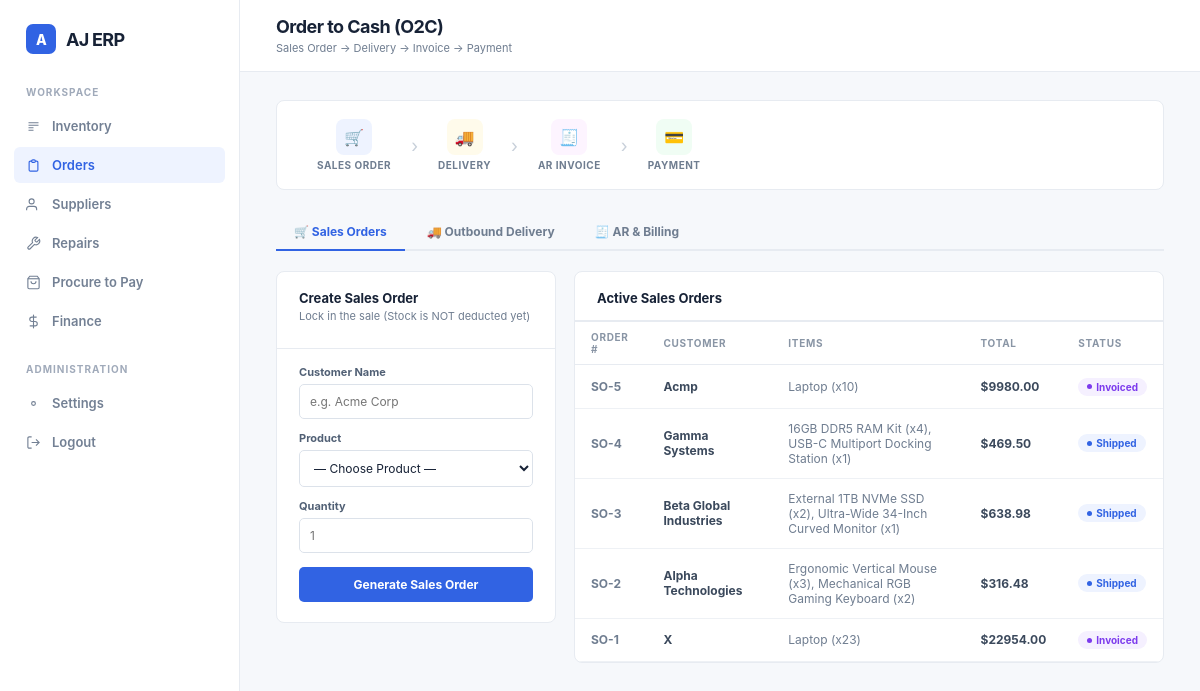
/orders (signed in), run on an earlier commit of the app's database.
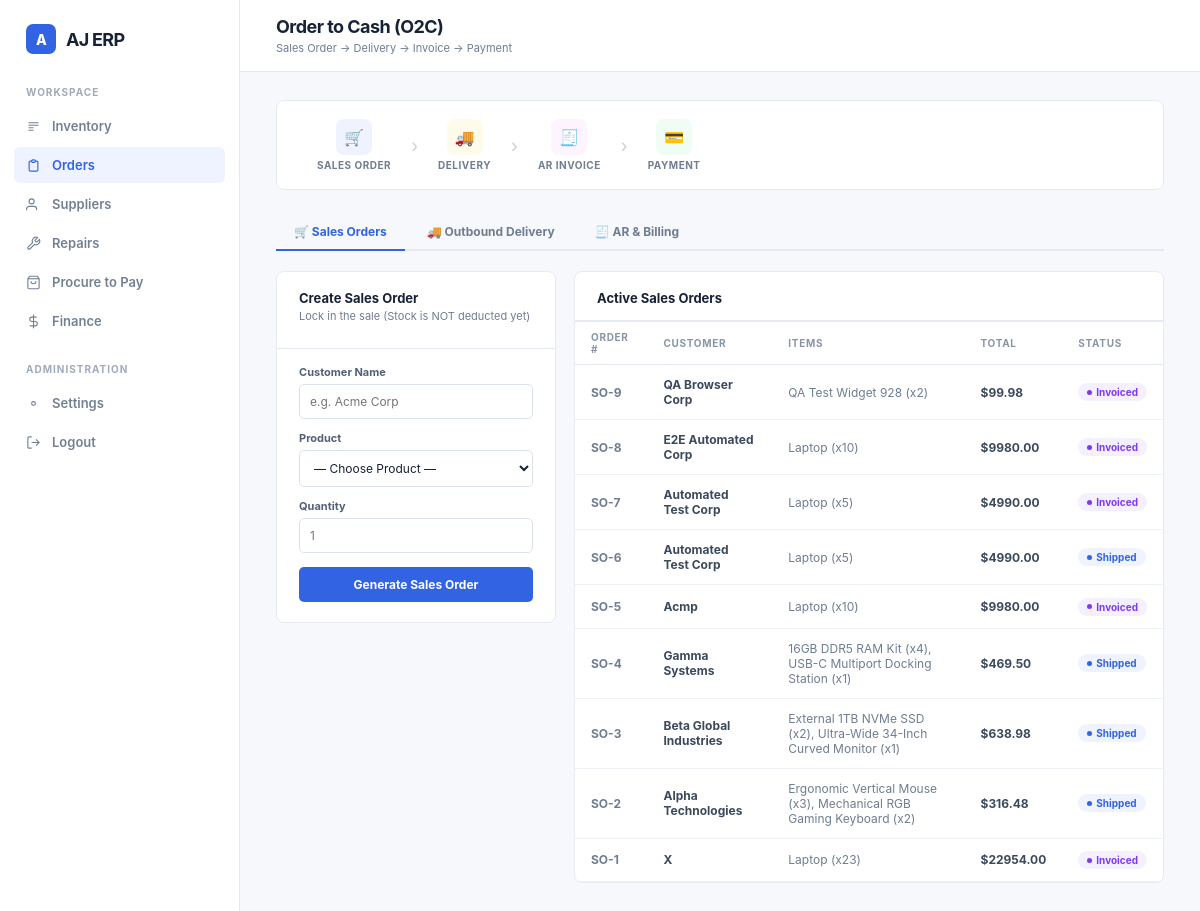
And on a later commit of the database.
### tables this page shows
CREATE TABLE orders (
        id INTEGER PRIMARY KEY AUTOINCREMENT,
        customer TEXT NOT NULL,
        total REAL NOT NULL,
        status TEXT DEFAULT 'pending',
        created_at TIMESTAMP DEFAULT CURRENT_TIMESTAMP
    );

### app.py (the view)
@app.route('/orders')
def orders():
    if 'username' not in session:
        return redirect('/login')
    conn = sqlite3.connect(DB_PATH)
    conn.row_factory = sqlite3.Row
    cursor = conn.cursor()
    cursor.execute('''
        SELECT o.id, o.customer, o.total, o.status, o.created_at,
        GROUP_CONCAT(oi.product_name || ' (x' || oi.quantity || ')', ', ') AS item_list
        FROM orders o
        LEFT JOIN order_items oi ON oi.order_id = o.id
        GROUP BY o.id
        ORDER BY o.id DESC
    ''')
    sales_orders = [dict(row) for row in cursor.fetchall()]
    cursor.execute("SELECT * FROM outbound_deliveries ORDER BY id DESC")
    deliveries = [dict(row) for row in cursor.fetchall()]
    cursor.execute("SELECT * FROM customer_invoices ORDER BY id DESC")
    invoices = [dict(row) for row in cursor.fetchall()]
    cursor.execute("SELECT name, stock FROM products")
    available_products = cursor.fetchall()
    conn.close()
    return render_template('orders.html',
                           sales_orders=sales_orders,
                           deliveries=deliveries,
                           invoices=invoices,
                           available_products=available_products)

### templates/orders.html (shortened to what this page needs)
<!DOCTYPE html>
<html lang="en">
<head>
</head>
<body>
<div class="erp-shell">
  <aside class="sidebar">
    <div class="brand"><span class="brand-mark">A</span> AJ ERP</div>
    <p class="nav-label">Workspace</p>
    <nav class="nav">
      <a href="/"><svg width="15" height="15" fill="none" stroke="currentColor" stroke-width="1.8" viewBox="0 0 24 24"><path d="M4 6h16M4 10h16M4 14h8M4 18h8"/></svg> Inventory</a>
      <a href="/orders" class="active"><svg width="15" height="15" fill="none" stroke="currentColor" stroke-width="1.8" viewBox="0 0 24 24"><path d="M9 5H7a2 2 0 0 0-2 2v12a2 2 0 0 0 2 2h10a2 2 0 0 0 2-2V7a2 2 0 0 0-2-2h-2M9 5a2 2 0 0 0 2 2h2a2 2 0 0 0 2-2M9 5a2 2 0 0 1 2-2h2a2 2 0 0 1 2 2"/></svg> Orders</a>
      <a href="/suppliers"><svg width="15" height="15" fill="none" stroke="currentColor" stroke-width="1.8" viewBox="0 0 24 24"><path d="M17 21v-2a4 4 0 0 0-4-4H5a4 4 0 0 0-4 4v2"/><circle cx="9" cy="7" r="4"/></svg> Suppliers</a>
      <a href="/repairs"><svg width="15" height="15" fill="none" stroke="currentColor" stroke-width="1.8" viewBox="0 0 24 24"><path d="M14.7 6.3a1 1 0 0 0 0 1.4l1.6 1.6a1 1 0 0 0 1.4 0l3.77-3.77a6 6 0 0 1-7.94 7.94l-6.91 6.91a2.12 2.12 0 0 1-3-3l6.91-6.91a6 6 0 0 1 7.94-7.94l-3.76 3.76z"/></svg> Repairs</a>
      <a href="/p2p"><svg width="15" height="15" fill="none" stroke="currentColor" stroke-width="1.8" viewBox="0 0 24 24"><path d="M6 2 3 6v14a2 2 0 0 0 2 2h14a2 2 0 0 0 2-2V6l-3-4z"/><line x1="3" y1="6" x2="21" y2="6"/><path d="M16 10a4 4 0 0 1-8 0"/></svg> Procure to Pay</a>
      <a href="/finance"><svg width="15" height="15" fill="none" stroke="currentColor" stroke-width="1.8" viewBox="0 0 24 24"><line x1="12" y1="1" x2="12" y2="23"/><path d="M17 5H9.5a3.5 3.5 0 1 0 0 7h5a3.5 3.5 0 1 1 0 7H6"/></svg> Finance</a>
    </nav>
    <p class="nav-label">Administration</p>
    <nav class="nav">
      <a href="/settings"><svg width="15" height="15" fill="none" stroke="currentColor" stroke-width="1.8" viewBox="0 0 24 24"><circle cx="12" cy="12" r="3"/></svg> Settings</a>
      <a href="/logout"><svg width="15" height="15" fill="none" stroke="currentColor" stroke-width="1.8" viewBox="0 0 24 24"><path d="M9 21H5a2 2 0 0 1-2-2V5a2 2 0 0 1 2-2h4M16 17l5-5-5-5M21 12H9"/></svg> Logout</a>
    </nav>
  </aside>
  <section class="main">
    <header class="topbar">
      <div class="topbar-left">
        <div><h1>Order to Cash (O2C)</h1><p>Sales Order → Delivery → Invoice → Payment</p></div>
      </div>
    </header>
    <main class="content">
      <div class="flow-banner">
        <div class="flow-step">
          <div class="flow-node"><div class="flow-icon so">🛒</div><span class="flow-label">Sales Order</span></div>
          <span class="flow-arrow">›</span>
          <div class="flow-node"><div class="flow-icon del">🚚</div><span class="flow-label">Delivery</span></div>
          <span class="flow-arrow">›</span>
          <div class="flow-node"><div class="flow-icon inv">🧾</div><span class="flow-label">AR Invoice</span></div>
          <span class="flow-arrow">›</span>
          <div class="flow-node"><div class="flow-icon pay">💳</div><span class="flow-label">Payment</span></div>
        </div>
      </div>
      <div class="tabs">
        <button class="tab active" onclick="switchTab('so',this)">🛒 Sales Orders</button>
        <button class="tab" onclick="switchTab('delivery',this)">🚚 Outbound Delivery</button>
        <button class="tab" onclick="switchTab('invoice',this)">🧾 AR & Billing</button>
      </div>
      <div id="tab-so" class="tab-panel active">
        <div class="panel-grid">
          <div class="card">
            <div class="card-header">
              <h2 class="card-title">Create Sales Order</h2>
              <p class="card-subtitle">Lock in the sale (Stock is NOT deducted yet)</p>
            </div>
            <div class="form-body">
              <form action="/add_order" method="POST">
                <div class="field">
                  <label>Customer Name</label>
                  <input type="text" name="customer" placeholder="e.g. Acme Corp" required>
                </div>
                <div class="field">
                  <label>Product</label>
                  <select name="product_name" required>
                    <option value="" disabled selected>— Choose Product —</option>
                  </select>
                </div>
                <div class="field">
                  <label>Quantity</label>
                  <input type="number" name="quantity" min="1" placeholder="1" required>
                </div>
                <button type="submit" class="primary-btn">Generate Sales Order</button>
              </form>
            </div>
          </div>
          <div class="card">
            <div class="card-header">
              <h2 class="card-title">Active Sales Orders</h2>
            </div>
            <div class="table-wrap">
              <table>
                <thead><tr><th>Order #</th><th>Customer</th><th>Items</th><th>Total</th><th>Status</th></tr></thead>
                <tbody>
                  {% for o in sales_orders %}
                  <tr>
                    <td style="font-weight:700;color:var(--muted);">SO-{{ o.id }}</td>
                    <td style="font-weight:650;">{{ o.customer }}</td>
                    <td style="color:var(--muted);">{{ o.item_list or '—' }}</td>
                    <td style="font-weight:700;">${{ "%.2f"|format(o.total) }}</td>
                    <td><span class="badge {{ o.status }}"><span class="badge-dot"></span>{{ o.status | title }}</span></td>
                  </tr>
                  {% else %}
                  <tr><td colspan="5"><div class="empty">No sales orders found.</div></td></tr>
                  {% endfor %}
                </tbody>
              </table>
            </div>
          </div>
        </div>
      </div>
    </main>
  </section>
</div>
</body>
</html>

What changed in the data, as far as the page shows it:
added orders: id "9", customer "QA Browser Corp", item_list "QA Test Widget 928 (x2)", total "99.98", status "Invoiced"
added orders: id "8", customer "E2E Automated Corp", item_list "Laptop (x10)", total "9980.00", status "Invoiced"
added orders: id "7", customer "Automated Test Corp", item_list "Laptop (x5)", total "4990.00", status "Invoiced"
added orders: id "6", customer "Automated Test Corp", item_list "Laptop (x5)", total "4990.00", status "Shipped"
